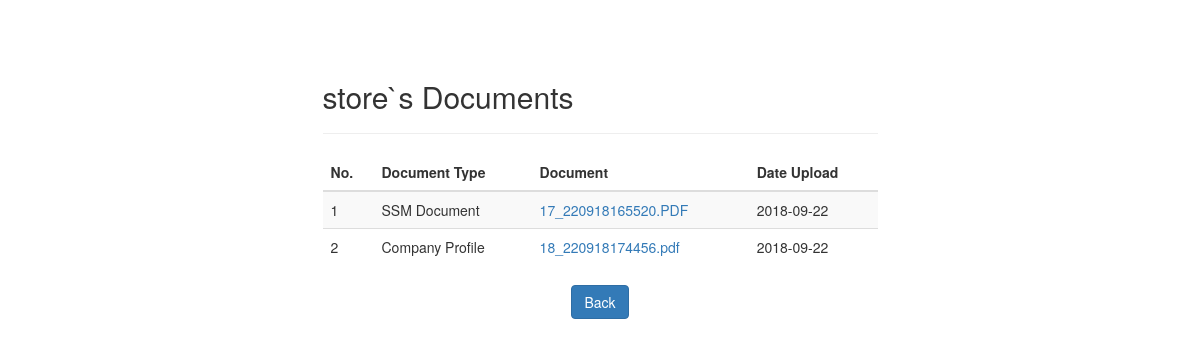
/admin/viewdocument.php?id=3, run on the app's committed database.
### tables this page shows
CREATE TABLE `instashop` (
  `id_instashop` int(11) NOT NULL,
  `id_user` int(11) NOT NULL,
  `instagram` varchar(25) NOT NULL,
  `facebook` varchar(255) NOT NULL,
  `website` varchar(255) NOT NULL,
  `email` varchar(35) NOT NULL,
  `ssm_no` varchar(16) NOT NULL,
  `company_address` varchar(255) NOT NULL,
  `city` varchar(255) NOT NULL,
  `postcode` varchar(255) NOT NULL,
  `state` varchar(255) NOT NULL,
  `year_involved` varchar(15) NOT NULL,
  `profile_picture` varchar(255) DEFAULT NULL,
  `phone_number` varchar(15) NOT NULL,
  `service_provided` varchar(35) NOT NULL,
  `status` int(11) DEFAULT NULL,
  `date_submit` date DEFAULT NULL,
  `date_approved` date DEFAULT NULL
);

CREATE TABLE `document` (
  `id_document` int(11) NOT NULL,
  `id_user` int(11) NOT NULL,
  `document_type` varchar(255) NOT NULL,
  `document` varchar(255) NOT NULL,
  `date_upload` date DEFAULT NULL
);

### admin/viewdocument.php (the view, shortened to what this page needs)
<!DOCTYPE html>
<html lang="en">
<head>
  <link rel="stylesheet" href="https://maxcdn.bootstrapcdn.com/bootstrap/3.3.7/css/bootstrap.min.css">
  <link href="https://stackpath.bootstrapcdn.com/font-awesome/4.7.0/css/font-awesome.min.css" rel="stylesheet">
  <link rel="stylesheet" type="text/css" href="asset/rating.css">
</head>
<body>
  <?php
  require '../dbconn.php';
  ?>
  <section class="" id="listofscammer">
    <div class="container">
      <div class="row">
        <br/>
        <br/>
        <br/>
        <div class="col-md-3"></div>
        <div class="col-md-6">
          <?php
          $id = $_GET['id'];
          $stmt = $con->prepare('SELECT * FROM instashop WHERE id_user = :id');
          $stmt->bindParam(':id',$id);
          $stmt->execute();
          $num = $stmt->rowCount();
          if ($num) {
            while($row = $stmt->fetch(PDO::FETCH_ASSOC)){
              echo '<h2 class="text-white section-heading">'.$row['instagram'].'`s Documents</h2>';
            }
          }
          ?>
          <hr class="light my-4">
            <?php
            $stmt = $con->prepare('SELECT * FROM document, instashop WHERE document.id_user = instashop.id_user AND document.id_user = :id');
            $stmt->bindParam(':id',$id);
            $stmt->execute();
            $num = $stmt->rowCount();
            if ($num) {
              echo '<div  class="table-responsive">';
              echo '<table id="example" id="mysdata" class="table table-striped">';
              echo '<thead><th>No.</th><th>Document Type</th><th>Document</th><th>Date Upload</th></thead><tbody>';
              $n=1;
              while($row = $stmt->fetch(PDO::FETCH_ASSOC)){
                echo '<tr id="row'.$row['id_user'].'"><td>'.$n.'</td>';
                echo '<td>'.ucfirst($row['document_type']).'</td>';
                echo '<td><a href="../lib/document/'.$row['document'].'">'.$row['document'].'</a></td>';
                echo '<td>'.ucfirst($row['date_upload']).'</td>';
                $n++;
              }
              echo '</tbody></table>';
              echo '</div>';
            }
            else{
              echo '<center> No Document found.</center>';
            }
            ?>
        <center><button class="btn btn-primary" onclick="history.go(-1);">Back </button></center>
      </div>
    </div>
  </div>
</section>
</body>
</html>
      <link rel="stylesheet" type="text/css" href="https://cdn.datatables.net/v/dt/dt-1.10.18/datatables.min.css"/>

### data on the page
instashop: instagram "store"
document: document_type "SSM Document", document "17_220918165520.PDF", date_upload "2018-09-22"
document: document_type "Company Profile", document "18_220918174456.pdf", date_upload "2018-09-22"
